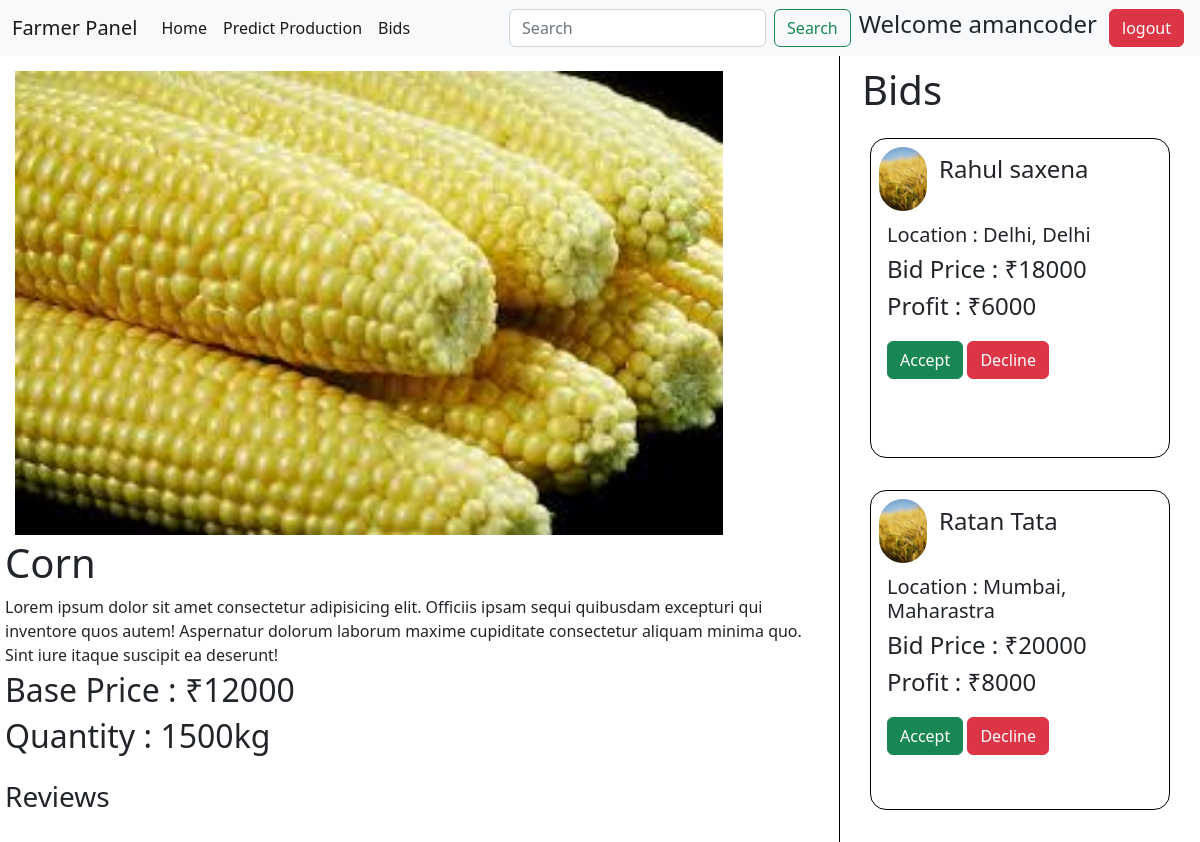
/farmer/crop/5/ (signed in), run on an earlier commit of the app's database.
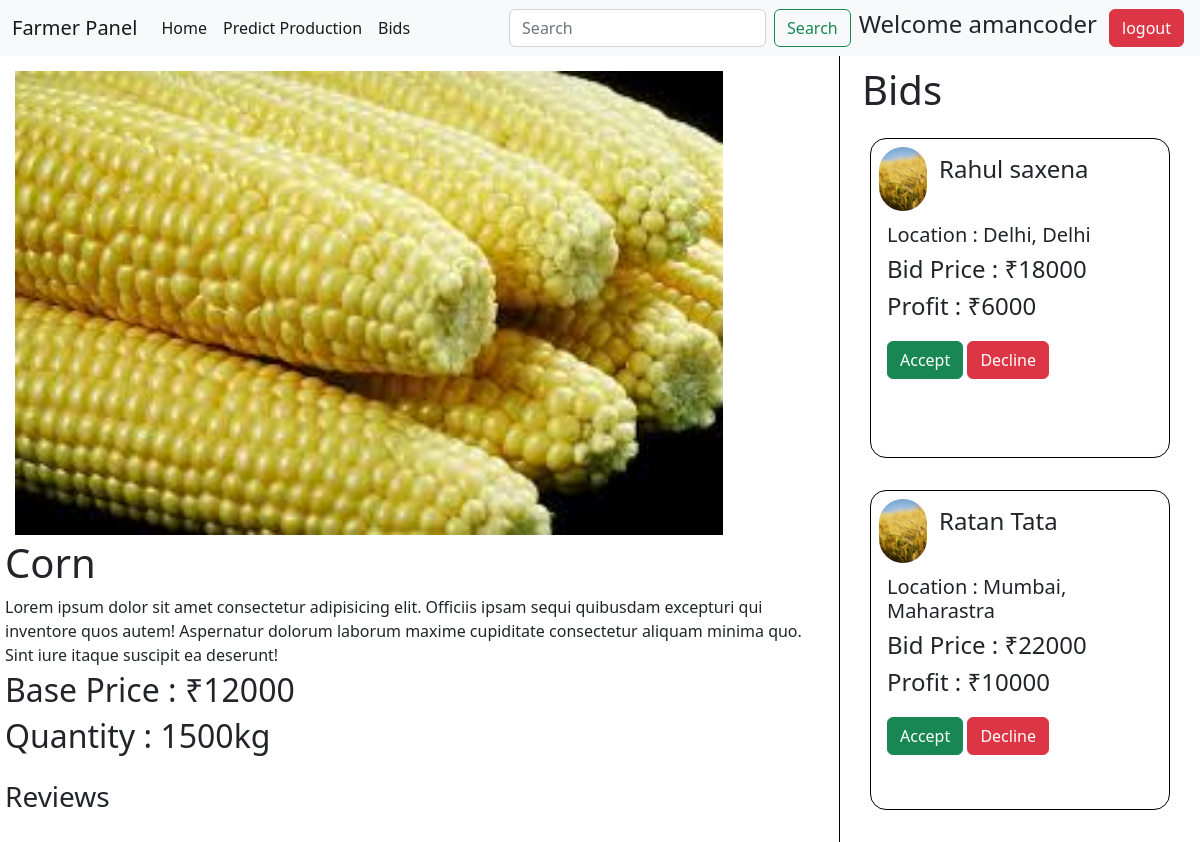
And on a later commit of the database.
### farmer/models.py (models this page shows, shortened)
class Bid(models.Model):
    id = models.AutoField(primary_key=True)
    farmer = models.ForeignKey(UserProfile,default=None,on_delete = models.CASCADE,related_name="bid_farmer")
    customer = models.ForeignKey(UserProfile,on_delete = models.CASCADE,related_name="bid_coustmer")
    crop = models.ForeignKey(Product,on_delete=models.CASCADE,null=True,blank=True)
    status = models.CharField(choices = status_choice,max_length=20)
    bid_price = models.PositiveIntegerField()
    def __str__(self):
        return f"Bid by {self.customer.user.username}"
    @property
    def profit(self):
        return self.bid_price - self.crop.price

class Product(models.Model):
    id = models.AutoField(primary_key=True)
    farmer = models.ForeignKey(UserProfile,on_delete = models.CASCADE)
    crop_img = models.ImageField(upload_to="crop_img")
    crop_name = models.CharField(max_length=150)
    quantity = models.PositiveIntegerField()
    price = models.PositiveBigIntegerField()
    quality = models.CharField(choices=crop_quality_choice,max_length=30,null=True,blank=True)

### account/models.py (models this page shows, shortened)
class UserProfile(models.Model):
    id = models.AutoField(primary_key=True)
    user = models.ForeignKey(User,on_delete = models.CASCADE)
    user_type = models.CharField(choices=user_type_choices,max_length = 10)
    address = models.ForeignKey(Address,on_delete = models.CASCADE)
    contact_no = models.PositiveIntegerField()

class Address(models.Model):
    id = models.AutoField(primary_key = True)
    pincode = models.IntegerField(blank=True, null=True)
    city = models.CharField(choices=city_choices,max_length=70,blank=True, null=True,)
    state = models.CharField(choices=State_choices,max_length=70,blank=True, null=True)
    landmark = models.CharField(max_length=70)

### farmer/views.py (the view)
# urls.py: path("crop/<int:pk>/",cropDetail)
def cropDetail(request,pk):
    crop = Product.objects.get(pk = pk)
    farmer = UserProfile.objects.get(user = request.user)
    bids = []
    for b in Bid.objects.filter(crop = crop):
        if b.crop.farmer.user.username == farmer.user.username:
            bids.append(b)
    print(bids)
    context = {'crop':crop,'bids':bids}
    return render(request,"fullcropDetail.html",context=context)

### templates/fullcropDetail.html (shortened to what this page needs)
{% extends 'farmerbase.html' %}
{% block body %}
    <div class="main-container">
        <div class="right">
            <img src="{{crop.crop_img.url}}" alt="">
            <h1 class="my-1">{{crop.crop_name}}</h1>
            <p class="my-1">Lorem ipsum dolor sit amet consectetur adipisicing elit. Officiis ipsam sequi quibusdam excepturi qui inventore quos autem! Aspernatur dolorum laborum maxime cupiditate consectetur aliquam minima quo. Sint iure itaque suscipit ea deserunt!</p>
            <h2 id="price-heading">Base Price : ₹{{crop.price}}</h2>
            <h2>Quantity : {{crop.quantity}}kg</h2>
            <h3 class="my-3">Reviews</h3>
        </div>
        <div class="left">
            <h1>Bids</h1>
            {% for b in bids  %}
            <div class="my-3 bids-card">
                <div class="user-info">
                    <img class="mx-2 my-2" src="/static/predictpage.jpeg" alt="">
                    <h4 class="mx-1 my-3">{{b.customer.user.first_name}} {{b.customer.user.last_name}}</h4>
                </div>
                <h5 class="mx-3 my-1">Location : {{b.customer.address.city}}, {{b.customer.address.state}}</h5>
                <h4 class="mx-3 my-1">Bid Price : ₹{{b.bid_price}}</h4>
                <h4 class="mx-3 my-1">Profit : ₹{{b.profit}}</h4>
                <div class="mx-3 my-3 btns">
                    <button class="btn btn-success">Accept</button>
                    <button class="btn btn-danger">Decline</button>
                </div>
            </div>
            {% endfor %}
        </div>
    </div>
{% endblock body %}

What changed in the data, as far as the page shows it:
changed Bid "Ratan": bid_price "20000" → "22000"; profit "8000" → "10000"
